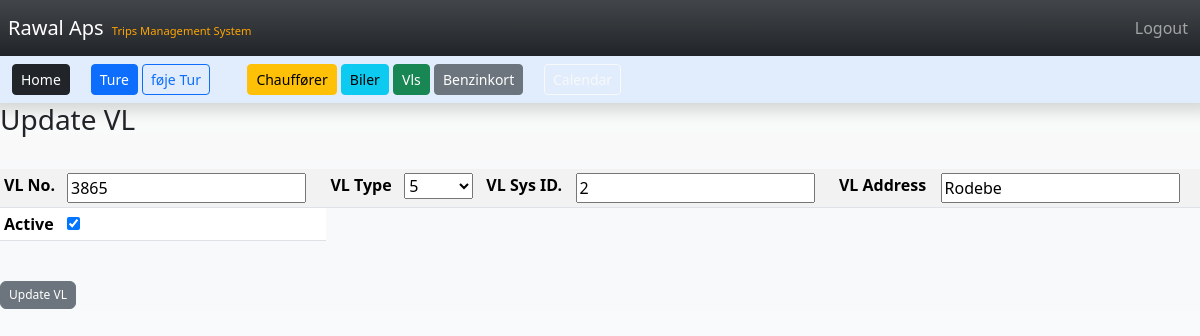
The app's page /update_vl/1 (signed in) with its own data.
### TMS/models.py (models this page shows, shortened)
class VL(models.Model):
	vlnr = models.CharField(max_length=8)
	TYPE_CHOICES = [
		("1", "1"),
		("2", "2"),
		("3", "3"),
		("4", "4"),
		("5", "5"),
		("6", "6"),
		("7", "7"),
		("8", "8"),
		("9", "9"),
		("10", "10"),
	]
	vltype = models.CharField(choices=TYPE_CHOICES,default="5",blank=True,null=True,max_length=8)
	vlid = models.CharField(blank=True,null=True,max_length=8)
	vladdress = models.CharField(blank=True,null=True,max_length=100)
	is_active = models.BooleanField()
	created_at = models.DateTimeField(auto_now_add=True)

### TMS/views.py (the view)
# urls.py: path('update_vl/<int:pk>', views.update_vl, name='update_vl'),
def update_vl(request, pk):
    if request.user.is_authenticated:
        current_vl = VL.objects.get(id=pk)
        form = AddVlForm(request.POST or None, instance=current_vl)
        if form.is_valid():
            form.save()
            messages.success(request, "Car Has Been Updated!")
            return redirect('vls')
        return render(request, 'update_vl.html', {'form': form})
    else:
        messages.success(request, "You Must Be Logged In...")
        return redirect('home')

### TMS/forms.py
class AddVlForm(forms.ModelForm):
	vlnr = forms.CharField(required=True, widget=forms.TextInput(attrs={"placeholder":"VL No."}), label="VL No.")
	vlid = forms.CharField(required=True, widget=forms.TextInput(attrs={"placeholder":"VL Sys. ID."}), label="VL Sys. ID")
	vladdress = forms.CharField(required=True, widget=forms.TextInput(attrs={"placeholder":"VL address"}), label="VL address")
	is_active = forms.BooleanField(required=False)
	class Meta:
		model = VL
		exclude = ("user",)

### TMS/templates/update_vl.html (shortened to what this page needs)
{% extends 'base.html' %}
{% block content %}
{% if user.is_authenticated %}
<div class="col">
<h3>Update VL</h3>
<br/>
<form method="POST">
	<div class="table-responsive">
		<table class="table table-sm table-striped ">
			<tbody>
				<tr>
					<th scope="row">VL No.</th>
					<td > {{ form.vlnr }}</td>
					<th scope="row">VL Type</th>
					<td>{{ form.vltype }}</td>
					<th scope="row">VL Sys ID.</th>
					<td>{{ form.vlid }}</td>
					<th scope="row">VL Address</th>
					<td>{{ form.vladdress }}</td>
				</tr>
				<tr>
					<th scope="row">Active </th>
					<td>{{ form.is_active }}</td>
				</tr>
			</tbody>
		</table>
	</div>
<br/>
  <button type="submit" class="btn btn-secondary" style="--bs-btn-padding-y: .25rem; --bs-btn-padding-x: .5rem; --bs-btn-font-size: .75rem;">Update VL</button>
</form>
</div>
{% endif %}
{% endblock %}

### records on screen
VL: vlnr "3865", vltype "5", vlid "2", vladdress "Rodebe", is_active "☑"
